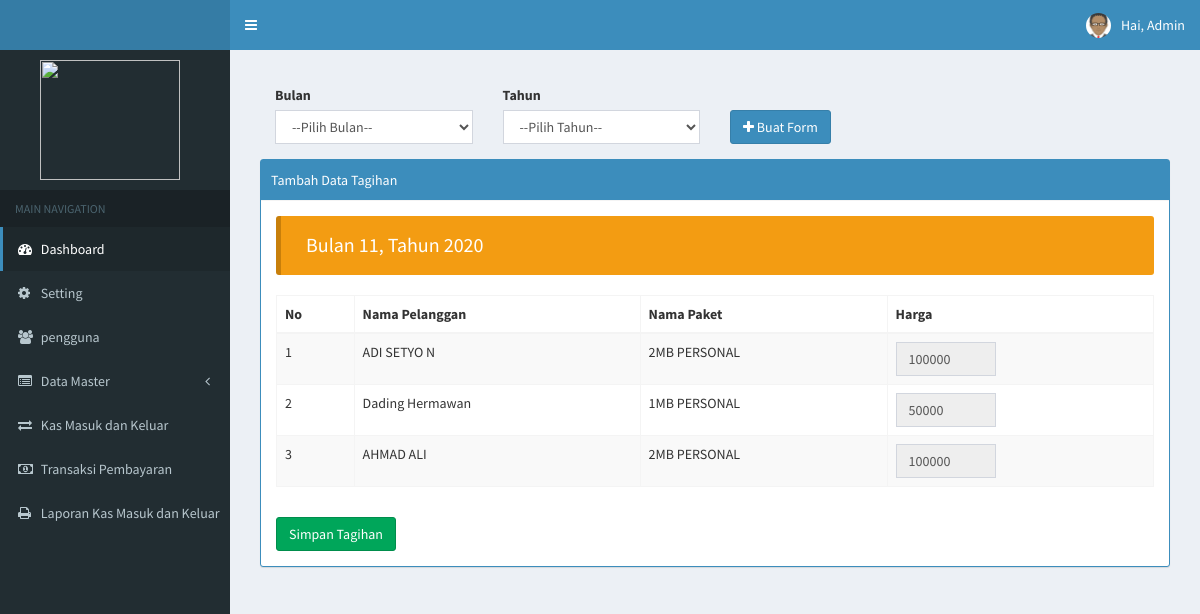
Page /index.php?page=transaksi&aksi=tambah (signed in) on the committed database.
### tables this page shows
CREATE TABLE `tb_user` (
  `id` int(11) NOT NULL,
  `username` varchar(100) NOT NULL,
  `nama_user` varchar(255) NOT NULL,
  `password` varchar(100) NOT NULL,
  `level` varchar(30) NOT NULL,
  `foto` varchar(255) NOT NULL,
  `id_pelanggan` int(11) NOT NULL
);

CREATE TABLE `tb_pelanggan` (
  `id_pelanggan` int(11) NOT NULL,
  `nama_pelanggan` varchar(255) NOT NULL,
  `alamat` varchar(255) NOT NULL,
  `no_telp` varchar(20) NOT NULL,
  `paket` int(11) NOT NULL
);

CREATE TABLE `tb_paket` (
  `id_paket` int(11) NOT NULL,
  `nama_paket` varchar(255) NOT NULL,
  `harga` int(11) NOT NULL
);

### index.php (the view, shortened to what this page needs)
<?php
	 include "include/koneksi.php";
 if ($_SESSION['admin'] || $_SESSION['user']) {
?>
<!DOCTYPE html>
<html>
<head>
  <link rel="stylesheet" href="bootstrap/css/bootstrap.min.css">
  <link rel="stylesheet" href="https://cdnjs.cloudflare.com/ajax/libs/font-awesome/4.5.0/css/font-awesome.min.css">
  <link rel="stylesheet" href="https://cdnjs.cloudflare.com/ajax/libs/ionicons/2.0.1/css/ionicons.min.css">
   <link rel="stylesheet" href="plugins/datatables/dataTables.bootstrap.css">
  <link rel="stylesheet" href="dist/css/AdminLTE.min.css">
   <link rel="stylesheet" href="plugins/select2/select2.min.css">
  <link rel="stylesheet" href="dist/css/skins/_all-skins.min.css">
  <link rel="stylesheet" type="text/css" href="sw/dist/sweetalert.css">
</head>
<body class="hold-transition skin-blue sidebar-mini">
<div class="wrapper">
  <header class="main-header">
    <a href="#" class="logo">
    </a>
    <nav class="navbar navbar-static-top">
      <a href="#" class="sidebar-toggle" data-toggle="offcanvas" role="button">
      </a>
      <?php
            if ($_SESSION['admin']) {
              $user = $_SESSION['admin'];
            }elseif ($_SESSION['user']) {
             $user = $_SESSION['user'];
            }
            $sql_user = $koneksi->query("select * from tb_user where id='$user'");
            $data_user = $sql_user->fetch_assoc();
             $nama = $data_user['nama_user'];
       ?>
      <div class="navbar-custom-menu">
        <ul class="nav navbar-nav">
          <li class="dropdown user user-menu">
            <a href="#" class="dropdown-toggle" data-toggle="dropdown">
              <img src="images/<?php echo $data_user['foto'] ?>" class="user-image" alt="User Image">
              <span class="hidden-xs">Hai, <?php echo $nama ?></span>
            </a>
          </li>
      </div>
    </nav>
  </header>
  	<?php include "include/menu.php"; ?>
     <div class="content-wrapper">
    <section class="content-header">
      <?php include "include/isi.php"; ?>
    </section>
  </div>
</div>
</body>
</html>
<?php
      }else{
        header("location:login.php");
      }
 ?>

### page/transaksi/tambah.php (shortened to what this page needs)
 <form  method="POST" >
<div class="col-md-12" >
                    <div class="col-md-3">
		                <div class="form-group">
                    <br><label style="color: ; font-weight: bold;">Bulan</label> <br>
                    <select required=""   class="form-control"  name="bulan" >
                          <option value="">--Pilih Bulan--</option>
                    </select>
              </div>
          </div>
          <div class="col-md-3">
		                <div class="form-group">
                    <br><label style="color: ; font-weight: bold;">Tahun</label> <br>
                    <select required=""   class="form-control"  name="tahun" >
                    	 <option value="">--Pilih Tahun--</option>
                         <?php
                        	$tahun = date("Y");
                        ?>
                    </select>
              </div>
          </div>
             <div class="col-md-1">
               <div class="form-group">
                <button type="submit" name="filter" style="margin-top: 45px;" class="btn btn-primary"><i class="fa fa-plus"></i> Buat Form</button>
            </div>
        </div>
</form>
<div class="row">
    <div class="col-md-12">
        <div class="box box-primary box-solid">
            <div class="box-header with-border">
                 Tambah Data Tagihan
            </div>
  <form  method="POST">
            <div class="panel-body">
                <div class="table-responsive">
                    <table class="table table-striped table-bordered table-hover" id="example1">
   </div>
                <thead>
                <tr>
                  <th>No</th>
                  <th>Nama Pelanggan</th>
                  <th>Nama Paket</th>
                  <th>Harga</th>
                </tr>
                </thead>
                <tbody>
                  <?php
                  if (isset($_POST['filter'])) {
                     		 $bulan = $_POST['bulan'];
                     		 $tahun = $_POST['tahun'];
                     		 $bulantahun = $bulan.$tahun;
                     	}else{
                     		$bulan = date('m');
                     		$tahun = date('Y');
                     		$bulantahun = $bulan.$tahun;
                     	}
                     	?>
                     		<div class="callout callout-warning">
				                <p style="margin-left: 10px; font-size: 20px;" >Bulan <?php echo $bulan?>, Tahun <?php echo $tahun?> </p>
				             </div>
                     	<?php
                     	if ($bulantahun !="") {
                      $no = 1;
                      $sql = $koneksi->query("select tb_pelanggan.*, tb_paket.nama_paket, tb_paket.harga
                      	  from tb_pelanggan
                      	  inner join tb_paket on tb_pelanggan.paket=tb_paket.id_paket
                      	  where NOT EXISTS(select * from tb_tagihan where bulan_tahun='$bulantahun' and tb_pelanggan.id_pelanggan=tb_tagihan.id_pelanggan)");
                      $jml_pegawai = $sql->num_rows;
                      while ($data = $sql->fetch_assoc()) {
                   ?>
                <tr>
                  <td><?php echo $no++; ?></td>
                  <td><?php echo $data['nama_pelanggan'] ?></td>
                  <td><?php echo $data['nama_paket'] ?></td>
                  <td><input style="width: 100px" type="text" class="form-control uang"  name="harga[]" readonly="" value="<?php echo $data['harga'] ?>" ></td>
                </tr>
                <?php
                   }
            		}
                ?>
            </tbody>
    </div>
 <?php if ($jml_pegawai>0) { ?>
    <button type="submit" name="simpan" style="margin-top: 10px;" class="btn btn-success">Simpan Tagihan</button>
   <?php }  ?>
   </form>
</div>
</div>

### rows in the picture
tb_user: foto (placeholder picture), nama_user "Admin"
tb_pelanggan: nama_pelanggan "ADI SETYO N", tb_paket.nama_paket "2MB PERSONAL", harga "100000"
tb_pelanggan: nama_pelanggan "Dading Hermawan", tb_paket.nama_paket "1MB PERSONAL", harga "50000"
tb_pelanggan: nama_pelanggan "AHMAD ALI", tb_paket.nama_paket "2MB PERSONAL", harga "100000"

### other values in the picture
$bulan "11"
$tahun "2020"
